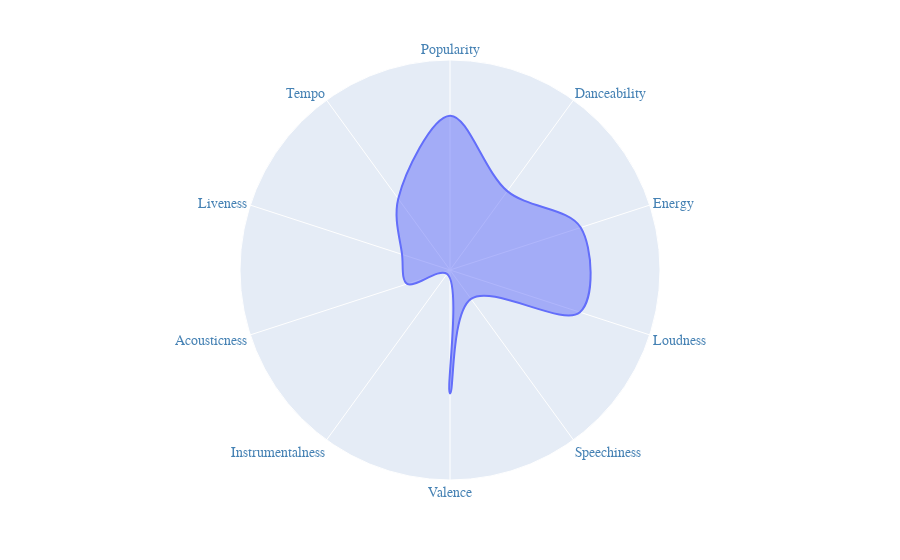

This figure's notebook cell:
### Code cell
def attribute_radar(songlist_data): #make a plotly radar plot of the mean of the following song attributes for an inputted df
    scaler = MinMaxScaler()
    attributes = ['popularity', 'danceability', 'energy', 'loudness', 'speechiness', 'valence', 'instrumentalness', 'acousticness', 'liveness', 'tempo']
    playlistdf_norm = pd.DataFrame(scaler.fit_transform(songlist_data[attributes]), columns = [s.capitalize() for s in attributes])
    means = playlistdf_norm.mean()
    fig = px.line_polar(r = list(means.values), 
                        theta = list(means.to_dict().keys()), 
                        range_r = [0, 1],
                        line_close=True, line_shape = 'spline')
    fig.update_traces(fill='toself')
    fig.update_polars(
        radialaxis=dict(
            tickvals=[],
            tickmode='array',
            showticklabels=False,
            showline = False))
    fig.update_layout(font=dict(size=14, family="Arial Black", color="SteelBlue"))
    fig.show()
attribute_radar(playlistdata)

### Figure 1 — Plotly figure (JSON) as saved in the notebook; plotly's stock layout.template omitted (floating-point values rounded to 4 significant figures)
{"data": [{"fill": "toself", "hovertemplate": "r=%{r}<br>theta=%{theta}<extra></extra>", "legendgroup": "", "line": {"color": "#636efa", "dash": "solid", "shape": "spline"}, "marker": {"symbol": "circle"}, "mode": "lines", "name": "", "r": [0.7349, 0.4642, 0.6545, 0.6506, 0.17, 0.5878, 0.02339, 0.2143, 0.2401, 0.4193, 0.7349], "showlegend": false, "subplot": "polar", "theta": ["Popularity", "Danceability", "Energy", "Loudness", "Speechiness", "Valence", "Instrumentalness", "Acousticness", "Liveness", "Tempo", "Popularity"], "type": "scatterpolar"}], "layout": {"autosize": true, "font": {"color": "SteelBlue", "family": "Arial Black", "size": 14}, "legend": {"tracegroupgap": 0}, "margin": {"t": 60}, "polar": {"angularaxis": {"direction": "clockwise", "rotation": 90, "type": "category"}, "domain": {"x": [0, 1], "y": [0, 1]}, "radialaxis": {"autorange": false, "range": [0, 1], "showline": false, "showticklabels": false, "tickmode": "array", "tickvals": [], "type": "linear"}}}}
